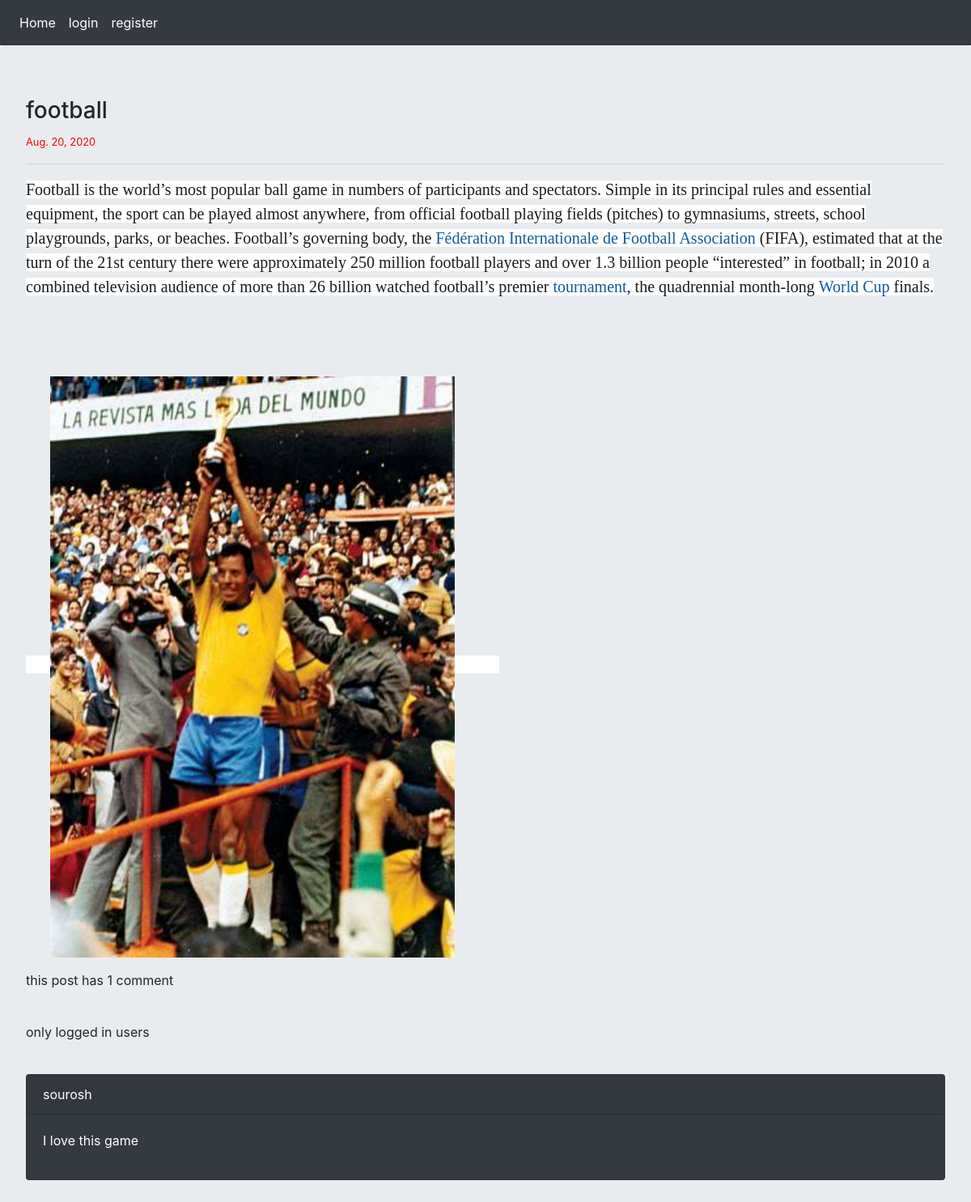
Screenshot of /6/football/ with the database file from the repository.
### blog/models.py (models this page shows, shortened)
class Article(models.Model):
    STATUS=(
        ('draft','Draft'),
        ('publish','Publish')
    )
    title=models.CharField(max_length=120)
    slug=models.SlugField(max_length=120,unique=True)
    body=RichTextUploadingField()
    publish=models.DateField(default=timezone.now)
    create=models.DateField(auto_now_add=True)
    update=models.DateField(auto_now=True)
    status = models.CharField(max_length=20,choices=STATUS)
    writer=models.ForeignKey(User,on_delete=models.CASCADE)
    objects=models.Manager()
    published=PublishedArticleManager()

class Comment(models.Model):
    user=models.ForeignKey(User,on_delete=models.CASCADE)
    post=models.ForeignKey(Article,on_delete=models.CASCADE,null=True)
    reply=models.ForeignKey('self',on_delete=models.CASCADE,null=True,blank=True)
    is_reply=models.BooleanField(default=False)
    body=models.TextField(max_length=400)
    created=models.DateField(auto_now_add=True)

### blog/views.py (the view)
# urls.py: path('<int:id>/<slug:slug>/',views.article_detail,name='article_detail')
def article_detail(request,id,slug):
    article=get_object_or_404(Article,id=id,slug=slug)
    comments=Comment.objects.filter(post=article,is_reply=False)
    if request.method == 'POST':
        form=AddCommentForm(request.POST)
        if form.is_valid():
            new_comment=form.save(commit=False)
            new_comment.article=article
            new_comment.user=request.user
            new_comment.save()
            messages.success(request,"done")
    else:
        form=AddCommentForm
    return render(request,'blog/article.html',{'article':article,'comments':comments,'form':form})

### blog/templates/blog/article.html
{% extends 'base.html' %}
{%load static%}
{%block custom_tags%}
<link rel="stylesheet" href="{%static 'blog/style.css' %}">
{%endblock%}
{%block content%}
<h3>{{article.title}}</h3>
<small>{{article.publish}}</article></small><hr/>
<p>{{article.body|safe}}</p></hr>
{%with total=comments.count%}
<p>this post has {{total}} comment {{total|pluralize}}</p>
{%endwith%}</br>
{%if request.user.is_authenticated%}
<form action=" " method="post">
    {%csrf_token%}
    {{form.as_p}}
    <input type="submit" value="send" class="btn btn-primary">
</form>
    {%else%}
    <p>only logged in users</p>
{%endif%}</br>
{%for comment in comments%}
    <div class="card bg-dark text-white">
        <p class="card-header">{{comment.user}}</p>
        <p class="card-body">{{comment.body}}</p>
    </div></br>
    {%empty%}
    <p>there is no comments</p>
{%endfor%}
{% endblock %}

### templates/base.html (shortened to what this page needs)
<!DOCTYPE html>
<html lang="en">
    <link rel="stylesheet" href="https://stackpath.bootstrapcdn.com/bootstrap/4.5.2/css/bootstrap.min.css">
    {%block custom_tags%} {%endblock%}
    <head>
    </head>
<body>
    {%include 'inc/navbar.html' %}
    <div class="jumbotron">
    {%block content%}   {%endblock%}
    </div>
</body>

### templates/inc/navbar.html
<nav class="navbar navbar-expand-lg navbar-dark bg-dark">
    <div class="navbar-nav">
        <a class="nav-item nav-link active" href="{% url 'blog:all_articles' %}">Home</a>
        {%if request.user.is_authenticated%}
        <a class="nav-item nav-link active" href="{% url 'accounts:user_logout' %}">logout</a>
        {%else%}
        <a class="nav-item nav-link active" href="{% url 'accounts:user_login' %}">login</a>
        <a class="nav-item nav-link active" href="{% url 'accounts:user_register' %}">register</a>
        {%endif%}
    </div>
   </nav>

### blog/static/blog/style.css (style rules this page uses)
small { color: red; }

### rows the page displays
Article: title "football", publish "Aug. 20, 2020", body "Football is the world’s most popular ball game in numbers of participants and spectators. Simple in its principal rules and essential equipment, the sport can be played almost anywhere, from official football playing fields (pitches) to gymnasiums, streets, school playgrounds, parks, or beaches. Football’s governing body, the Fédération Internationale de Football Association (FIFA), estimated that at the turn of the 21st century there were approximately 250 million football players and over 1.3 billion people “interested” in football; in 2010 a combined television audience of more than 26 billion watched football’s premier tournament , the quadrennial month-long World Cup finals.", body (picture)
Comment: user "sourosh", body "I love this game"

### other values shown
{{ total }} "1"
